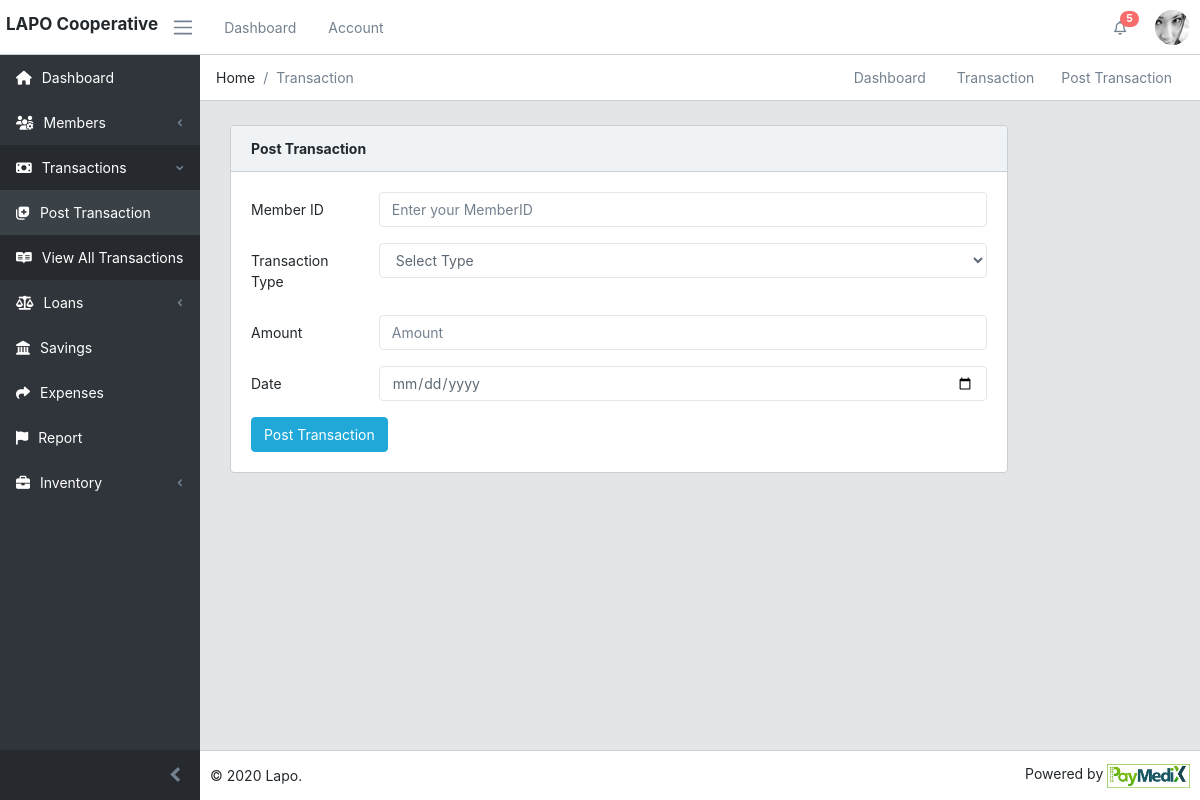
The app's page /transaction-post.php?MID=T62710151, older data.
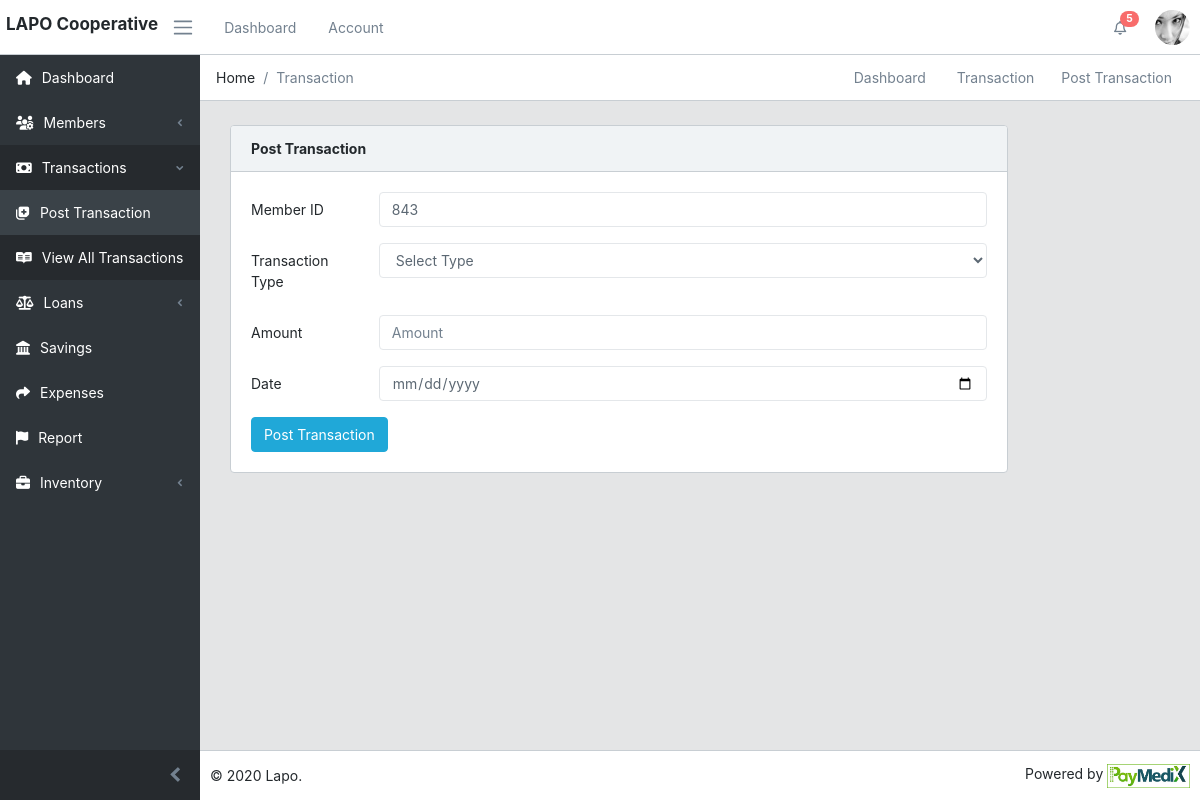
The same page, newer data.
### tables this page shows
CREATE TABLE IF NOT EXISTS `user` (
  `ID` int(11) NOT NULL AUTO_INCREMENT,
  `BIND` char(50) DEFAULT NULL,
  `DOE` timestamp NULL DEFAULT CURRENT_TIMESTAMP,
  `MemberID` char(50) DEFAULT NULL,
  `Username` char(50) DEFAULT NULL,
  `Password` char(50) DEFAULT NULL,
  `Status` tinyint(4) DEFAULT '1',
  `Type` tinyint(4) DEFAULT '1',
  `FirstName` char(50) DEFAULT NULL,
  `LastName` char(50) DEFAULT NULL,
  `Email` char(50) DEFAULT NULL,
  `Phone` char(50) DEFAULT NULL,
  `Gender` char(50) DEFAULT NULL,
  `DoB` date DEFAULT NULL,
  `Savings` bigint(20) DEFAULT '0',
  `Loans` bigint(20) DEFAULT '0',
  PRIMARY KEY (`ID`),
  KEY `BIND` (`BIND`)
);

### go.php (called while the page is built, shortened)
<?php
$app = new App();
$MID = ''; $MemberID = '';
if(oMethod::isGet('MID')){
	$MID = oData::oRead('MID', 'oGET');
} elseif(oMethod::isPost('MID')){
	$MID = oData::oRead('MID', 'oPOST');
}
if(!empty($MID)){
	$Member = $app->member($MID, 'BIND', 'MemberID');
	if(!empty($Member['MemberID'])){$MemberID = $Member['MemberID'];}
}
?>

### zenq/libry/data.php (called while the page is built, shortened)
<?php
class oData {
	public static function oRead($input, $data){
		if($data == 'oGET' && isset($_GET)){$data = $_GET;}
		elseif($data == 'oPOST' && isset($_POST)){$data = $_POST;}
		if(is_array($data)){
			if(!empty($data[$input])){return $data[$input];}
			elseif(isset($data[$input])){return '';}
		}
		return FALSE;
	}
}
?>

### zenq/app.php (called while the page is built, shortened)
<?php
class App {
	public static function member($value, $filter='BIND', $return='*'){
		$sql = "SELECT {$return} FROM `user` WHERE `{$filter}` = '{$value}' LIMIT 1";
		$rez = oSQL::run($sql);
		if(empty($rez['errNo']) && $rez['numRows'] > 0){
			$record = $rez['result']->fetch_all(MYSQLI_ASSOC);
			return $record[0];
		}
	}
}
?>

### zenq/libry/database.php (called while the page is built, shortened)
<?php
$oDatabase = new oDatabase;
class oSQL {
	public static function run($sql){
		global $oDatabase;
		$rez['result'] = $oDatabase->query($sql);
		if(!empty($oDatabase->error)){
			$rez['errMsg'] = $oDatabase->error;
			$rez['errNo'] = $oDatabase->errno;
		}
		else {
			$rez['affectedRows'] = $oDatabase->affected_rows;
			if(is_object($rez['result'])){
				$rez['numRows'] = $rez['result']->num_rows;
			}
		}
		return $rez;
	}
}
?>

### zenq/libry/route.php (called while the page is built, shortened)
<?php
class oRoute {
	public static function getPageName($link){
		if(!empty($link)){
			$rez = $link;
			$rez = parse_url($rez, PHP_URL_PATH);
			$rez = basename($rez);
		}
		$rez = strtolower(str_replace('.php', '', $rez));
		return $rez;
	}
}
?>

### zenq/view/transaction-post.php (the view, shortened to what this page needs)
<main class="main">
	<ol class="breadcrumb">
		<li class="breadcrumb-item">Home</li>
		<li class="breadcrumb-item active">Transaction</li>
		<li class="breadcrumb-menu d-md-down-none">
			<div class="btn-group" role="group" aria-label="Button group">
				<a class="btn" href="#"><i class="icon-speech"></i></a>
				<a class="btn" href="./"><i class="icon-graph"></i>  Dashboard</a>
				<a class="btn" href="./"><i class="icon-graph"></i>  Transaction</a>
				<a class="btn" href="#"><i class="icon-settings"></i> Post Transaction</a>
			</div>
		</li>
	</ol>
	<div class="container-fluid">
		<div class="animated fadeIn">
			<div class="row">
				<div class="col-sm-10">
					<div class="card">
						<div class="card-header">
							<strong>Post Transaction</strong>
						</div>
						<div class="card-body">
							<form name="transactionForm" id="transactionForm"  class="oform" method="POST" action="go.php">
								<div class="form-group row">
									<label for="MemberID" class="col-md-2 col-form-label">Member ID</label>
									<div class="col-md-10">
										<input name="MemberID" id="MemberID" type="text" placeholder="Enter your MemberID" value="<?php echo $MemberID;?>" class="form-control" required>
									</div>
								</div>
								<div class="form-group row">
									<label for="company" class="col-md-2 col-form-label">Transaction Type</label>
									<div class="col-md-10">
										<select name="transactionType" name="transactionType" class="form-control">
											<option>Select Type</option>
										</select>
									</div>
								</div>
								<div class="form-group row">
									<label for="street" class="col-md-2 col-form-label">Amount</label>
									<div class="col-md-10">
										<input class="form-control" id="transactionAmount" name="transactionAmount" type="number" placeholder="Amount">
									</div>
								</div>
								<div class="form-group row">
									<label for="city" class="col-md-2 col-form-label">Date</label>
									<div class="col-md-10">
										<input class="form-control" id="transactionDate" name="transactionDate" type="date" placeholder="date">
									</div>
								</div>
								<input type="submit" name="submit" class="btn btn-primary" value="Post Transaction">
							</div>
						</div>
					</div>
				</div>
			</div>
		</div>
	</main>

Row changes from the older to the newer data that the page shows:
added user: MemberID "843"
